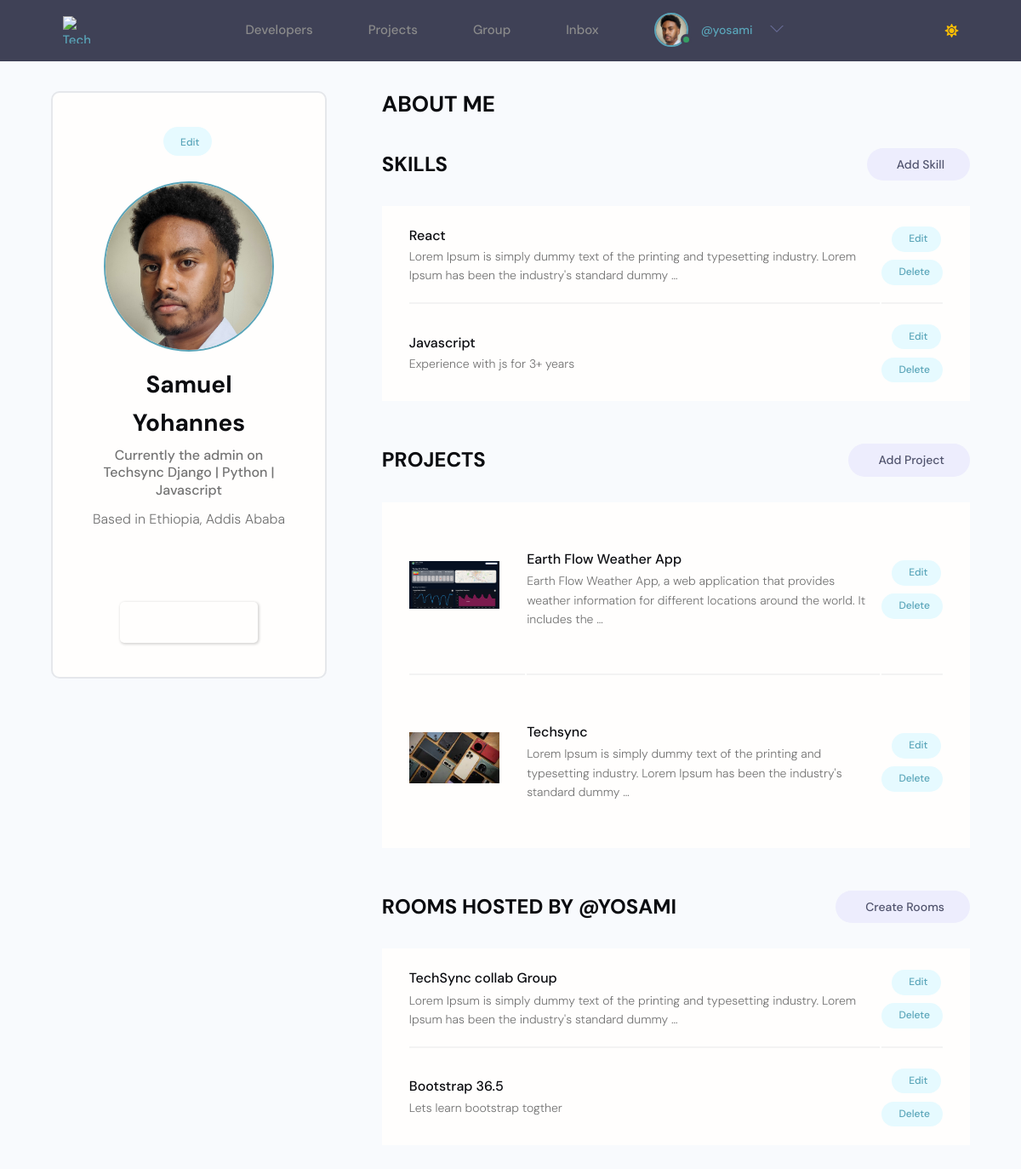
The page /account/ (signed in) on the database as committed earlier.
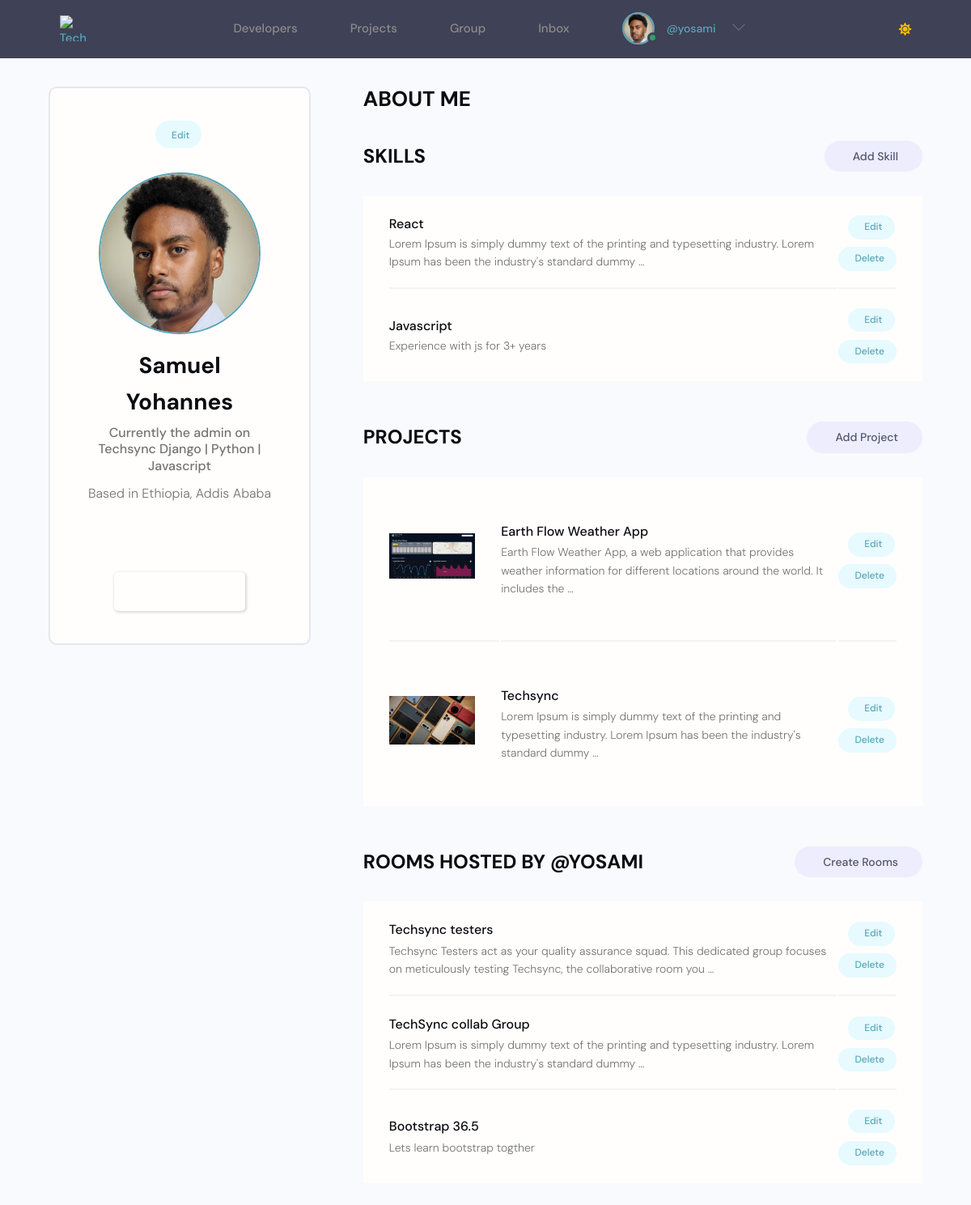
The same page on the database as committed later.
### users/models.py (models this page shows, shortened)
class Skill(models.Model):
    id = models.UUIDField(default=uuid.uuid4, primary_key=True, unique=True, editable=False, )
    owner = models.ForeignKey(Profile, on_delete=models.CASCADE, null=True, blank=True)
    name = models.CharField(max_length=200, blank=True,null=True)
    description = models.TextField(blank=True, null=True)
    created_at = models.DateTimeField(auto_now_add=True)

### projects/models.py (models this page shows, shortened)
class Project(models.Model):
    id = models.UUIDField(default=uuid.uuid4, primary_key=True, unique=True, editable=False)
    owner = models.ForeignKey(Profile, on_delete=models.SET_NULL, null=True)
    title = models.CharField(max_length=100)
    description = models.TextField(null=True, blank=True)
    image = models.ImageField(null=True, blank=True, default='default.jpg', upload_to= 'project_image')
    demo_link = models.URLField(null=True, blank=True)
    source_link = models.URLField(null=True, blank=True)
    created_at = models.DateTimeField(auto_now_add=True)
    tags = models.ManyToManyField('Tag', blank=True)
    vote_count = models.IntegerField(default=0, null=True, blank=True)
    vote_ratio = models.IntegerField(default=0, null=True, blank=True)
    class Meta:
        ordering = ['-created_at']

### group/models.py (models this page shows, shortened)
class Room(models.Model):
    id = models.UUIDField(default=uuid.uuid4, primary_key=True, unique=True, editable=False, )
    host = models.ForeignKey(User, on_delete=models.SET_NULL, null=True)
    topic = models.ForeignKey(Topic, on_delete=models.SET_NULL, null=True)
    name = models.CharField(max_length=200)
    description = models.TextField(null=True, blank=True)
    participants = models.ManyToManyField(
        User, related_name='participants', blank=True)
    updated = models.DateTimeField(auto_now=True)
    created = models.DateTimeField(auto_now_add=True)
    class Meta:
        ordering = ['-updated', '-created']

### users/views.py (the view)
# urls.py: path('account/', views.userAccount, name='user-account'),
@login_required(login_url='login')
def userAccount(request):
    profile = request.user.profile
    skills = profile.skill_set.all()
    projects = profile.project_set.all()
    rooms = Room.objects.filter(host=request.user)
    context = {
        'profile': profile,
        'skills': skills,
        'projects': projects,
        'rooms': rooms,
    }
    return render(request, 'users/account.html', context)

### templates/users/account.html (shortened to what this page needs)
{% extends "main/main.html" %}
  {% block content %}
  <main class="settingsPage profile my-md">
    <div class="container">
      <div class="layout">
        <div class="column column--1of3">
          <div class="card text-center">
            <div class="card__body dev">
              <a class="tag tag--pill tag--main settings__btn" href="{% url 'edit-account' %}"> Edit</a>
              <img class="avatar avatar--xl dev__avatar" src="{{ profile.profile_image.url }}" />
              <h2 class="dev__name">{{profile.name}}</h2>
              <p class="dev__title">{{profile.headline}}</p>
              <p class="dev__location">Based in {{profile.location}}</p>
              <ul class="dev__social">
              </ul>
              <a href="#" class="btn btn--sub btn--lg">Send Message </a>
            </div>
          </div>
        </div>
        <div class="column column--2of3">
          <div class="devInfo">
            <h3 class="devInfo__title">About Me</h3>
          </div>
          <div class="settings">
            <h3 class="settings__title">Skills</h3>
            <a class="tag tag--pill tag--sub settings__btn tag--lg" href="{% url 'add-skill'%}"> Add Skill</a>
          </div>
          <table class="settings__table">
            {% for skill in skills %}
            <tr>
              <td class="settings__tableInfo">
                <h4>{{skill.name}}</h4>
                <p>
                  {{skill.description|truncatewords:20}}
                </p>
              </td>
              <td class="settings__tableActions">
                <a class="tag tag--pill tag--main settings__btn" href="{% url 'update-skill' skill.id %}"> Edit</a>
                <a class="tag tag--pill tag--main settings__btn" href="{% url 'delete-skill' skill.id %}?next=/account">
                  Delete</a>
              </td>
            </tr>
            {% endfor %}
          </table>
          <div class="settings">
            <h3 class="settings__title">Projects</h3>
            <a class="tag tag--pill tag--sub settings__btn tag--lg" href="{% url 'create-project' %}"> Add Project</a>
          </div>
          <table class="settings__table">
            {% for project in projects %}
            <tr>
              <td class="settings__thumbnail">
                <a href="{% url 'project_detail' project.pk %}"><img src="{{project.image.url}}" alt="Project Thumbnail" /></a>
              </td>
              <td class="settings__tableInfo">
                <a href="{% url 'project_detail' project.pk %}">{{project.title}}</a>
                <p>
                  {{project.description|truncatewords:20}}
                </p>
              </td>
              <td class="settings__tableActions">
                <a class="tag tag--pill tag--main settings__btn" href="{% url 'update-project' project.pk %}"> Edit</a>
                <a class="tag tag--pill tag--main settings__btn" href="{% url 'delete-project' project.pk %}?next=/account">
                  Delete</a>
              </td>
            </tr>
            {% endfor %}
          </table>
<div class="settings">
  <h3 class="settings__title">ROOMS HOSTED BY @{{profile.username}}</h3>
  <a class="tag tag--pill tag--sub settings__btn tag--lg" href="{% url 'create-room' %}"> Create Rooms</a>
</div>
<table class="settings__table">
  {% for room in rooms %}
  <tr>
    <td class="settings__tableInfo">
      <a href="{% url 'room' room.id %}">{{room.name}}</a>
      <p>
        {{room.description|truncatewords:20}}
      </p>
    </td>
    <td class="settings__tableActions">
      <a class="tag tag--pill tag--main settings__btn" href="{% url 'update-room' room.id %}?next=/account"> Edit</a>
      <a class="tag tag--pill tag--main settings__btn" href="{% url 'delete-room' room.id %}?next=/account">
        Delete</a>
    </td>
  </tr>
  {% endfor %}
</table>
      </div>
    </div>
  </div>
  </main>
  {% endblock content %}

Rows that differ between the two databases and show on the page:
added Room: name "Techsync testers", description "Techsync Testers act as your quality assurance squad. This dedicated group focuses on meticulously testing Techsync, the collaborative room you …"
